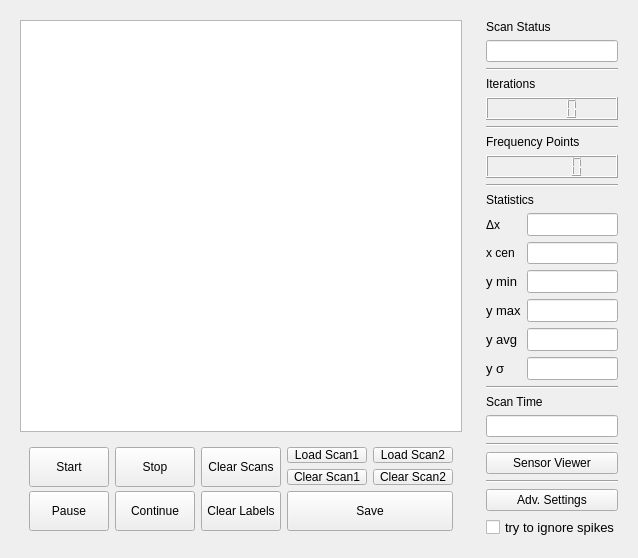
      <widget class="QWidget" name="tab_FreqScan">
       <attribute name="title">
        <string>Freq. Scan</string>
       </attribute>
       <attribute name="toolTip">
        <string>&lt;html&gt;&lt;head/&gt;&lt;body&gt;&lt;p&gt;&lt;span style=&quot; font-weight:600;&quot;&gt;CASAC GUI - Frequency Scan&lt;/span&gt;&lt;/p&gt;&lt;p&gt;&lt;span style=&quot; font-style:italic;&quot;&gt;Usage&lt;/span&gt;:&lt;br/&gt;Provides the primary function of the GUI: sweeping back and forth, to achieve&lt;br/&gt;sweep-averaged scans.&lt;/p&gt;&lt;p&gt;&lt;span style=&quot; font-style:italic;&quot;&gt;Keyboard Shortcuts&lt;/span&gt;:&lt;br/&gt;Escape - Exit the GUI&lt;br/&gt;Ctrl+PgDwn / Ctrl+Tab - Next tab&lt;br/&gt;Ctrl+PgUp / Ctrl+Shift+Tab - Previous tab&lt;br/&gt;Ctrl+A - Autoscale the plot&lt;br/&gt;Ctrl+L - Load a previous scan to overlay on the plot&lt;br/&gt;Ctrl+S - Save the current (running averaged) scan&lt;br/&gt;Ctrl+Z - Delete the last-added plot marker (i.e. undo)&lt;br/&gt;Return - Start/stop the scan&lt;br/&gt;Spacebar - Pause/continue the scan&lt;br/&gt;Delete - Clear labels&lt;br/&gt;Shift+Delete - Clear scans&lt;/p&gt;&lt;p&gt;&lt;span style=&quot; font-style:italic;&quot;&gt;Mouse Shortcuts&lt;/span&gt;:&lt;br/&gt;Shift+Hover - Show values of data at the nearest frequency point&lt;br/&gt;Shift+LeftClick - Add an overlaying window to request numerical statistics of that region&lt;br/&gt;Ctrl+LeftClick - Add XY label&lt;br/&gt;LeftClick+Drag - Pan the plot&lt;br/&gt;RightClick - View plot menu&lt;br/&gt;RightClick+Drag - Zoom the plot&lt;/p&gt;&lt;/body&gt;&lt;/html&gt;</string>
       </attribute>
       <layout class="QHBoxLayout" name="horizontalLayout_3">
        <item>
         <widget class="QFrame" name="frame_ScanPlotArea">
          <layout class="QVBoxLayout" name="verticalLayout_6">
           <item>
            <widget class="ScaledPlotWidget" name="ScanPlotFigure"/>
           </item>
           <item>
            <widget class="QFrame" name="frame_ScanPlotButtons">
             <property name="minimumSize">
              <size>
               <width>0</width>
               <height>100</height>
              </size>
             </property>
             <property name="maximumSize">
              <size>
               <width>16777215</width>
               <height>100</height>
              </size>
             </property>
             <layout class="QHBoxLayout" name="horizontalLayout_2">
              <item>
               <layout class="QGridLayout" name="layout_ScanPlotButtons">
                <item row="0" column="0">
                 <widget class="QPushButton" name="btn_ScanStart">
                  <property name="minimumSize">
                   <size>
                    <width>0</width>
                    <height>40</height>
                   </size>
                  </property>
                  <property name="text">
                   <string>Start</string>
                  </property>
                 </widget>
                </item>
                <item row="1" column="0">
                 <widget class="QPushButton" name="btn_ScanPause">
                  <property name="minimumSize">
                   <size>
                    <width>0</width>
                    <height>40</height>
                   </size>
                  </property>
                  <property name="text">
                   <string>Pause</string>
                  </property>
                 </widget>
                </item>
                <item row="0" column="1">
                 <widget class="QPushButton" name="btn_ScanStop">
                  <property name="minimumSize">
                   <size>
                    <width>0</width>
                    <height>40</height>
                   </size>
                  </property>
                  <property name="text">
                   <string>Stop</string>
                  </property>
                 </widget>
                </item>
                <item row="1" column="1">
                 <widget class="QPushButton" name="btn_ScanContinue">
                  <property name="minimumSize">
                   <size>
                    <width>0</width>
                    <height>40</height>
                   </size>
                  </property>
                  <property name="text">
                   <string>Continue</string>
                  </property>
                 </widget>
                </item>
                <item row="0" column="2">
                 <widget class="QPushButton" name="btn_ScanClearScans">
                  <property name="minimumSize">
                   <size>
                    <width>0</width>
                    <height>40</height>
                   </size>
                  </property>
                  <property name="text">
                   <string>Clear Scans</string>
                  </property>
                 </widget>
                </item>
                <item row="1" column="3">
                 <widget class="QPushButton" name="btn_ScanSave">
                  <property name="minimumSize">
                   <size>
                    <width>0</width>
                    <height>40</height>
                   </size>
                  </property>
                  <property name="text">
                   <string>Save</string>
                  </property>
                 </widget>
                </item>
                <item row="1" column="2">
                 <widget class="QPushButton" name="btn_ScanClearLabels">
                  <property name="minimumSize">
                   <size>
                    <width>0</width>
                    <height>40</height>
                   </size>
                  </property>
                  <property name="text">
                   <string>Clear Labels</string>
                  </property>
                 </widget>
                </item>
                <item row="0" column="3">
                 <layout class="QGridLayout" name="gridLayout_4">
                  <item row="1" column="0">
                   <widget class="QPushButton" name="btn_ScanClear1">
                    <property name="text">
                     <string>Clear Scan1</string>
                    </property>
                   </widget>
                  </item>
                  <item row="0" column="0">
                   <widget class="QPushButton" name="btn_ScanLoad1">
                    <property name="text">
                     <string>Load Scan1</string>
                    </property>
                   </widget>
                  </item>
                  <item row="0" column="1">
                   <widget class="QPushButton" name="btn_ScanLoad2">
                    <property name="text">
                     <string>Load Scan2</string>
                    </property>
                   </widget>
                  </item>
                  <item row="1" column="1">
                   <widget class="QPushButton" name="btn_ScanClear2">
                    <property name="text">
                     <string>Clear Scan2</string>
                    </property>
                   </widget>
                  </item>
                 </layout>
                </item>
               </layout>
              </item>
             </layout>
            </widget>
           </item>
          </layout>
         </widget>
        </item>
        <item>
         <widget class="QFrame" name="frame_ScanInfo">
          <property name="sizePolicy">
           <sizepolicy hsizetype="Fixed" vsizetype="Preferred">
            <horstretch>0</horstretch>
            <verstretch>0</verstretch>
           </sizepolicy>
          </property>
          <property name="minimumSize">
           <size>
            <width>120</width>
            <height>0</height>
           </size>
          </property>
          <property name="maximumSize">
           <size>
            <width>150</width>
            <height>16777215</height>
           </size>
          </property>
          <layout class="QVBoxLayout" name="verticalLayout_20">
           <item>
            <widget class="QLabel" name="label_ScanStatus">
             <property name="text">
              <string>Scan Status</string>
             </property>
            </widget>
           </item>
           <item>
            <widget class="QLineEdit" name="txt_ScanStatus">
             <property name="readOnly">
              <bool>true</bool>
             </property>
            </widget>
           </item>
           <item>
            <widget class="Line" name="line_4">
             <property name="orientation">
              <enum>Qt::Horizontal</enum>
             </property>
            </widget>
           </item>
           <item>
            <widget class="QLabel" name="label_ScanIterations">
             <property name="text">
              <string>Iterations</string>
             </property>
            </widget>
           </item>
           <item>
            <widget class="QLCDNumber" name="lcd_ScanIterations"/>
           </item>
           <item>
            <widget class="Line" name="line_3">
             <property name="orientation">
              <enum>Qt::Horizontal</enum>
             </property>
            </widget>
           </item>
           <item>
            <widget class="QLabel" name="label_ScanFreqPnts">
             <property name="text">
              <string>Frequency Points</string>
             </property>
            </widget>
           </item>
           <item>
            <widget class="QLCDNumber" name="lcd_ScanFreqPnts">
             <property name="numDigits">
              <number>6</number>
             </property>
            </widget>
           </item>
           <item>
            <widget class="Line" name="line_2">
             <property name="orientation">
              <enum>Qt::Horizontal</enum>
             </property>
            </widget>
           </item>
           <item>
            <widget class="QLabel" name="label_ScanStats">
             <property name="text">
              <string>Statistics</string>
             </property>
            </widget>
           </item>
           <item>
            <layout class="QFormLayout" name="layout_ScanStats">
             <item row="2" column="0">
              <widget class="QLabel" name="label_ScanMin">
               <property name="font">
                <font>
                 <pointsize>10</pointsize>
                </font>
               </property>
               <property name="text">
                <string>y min</string>
               </property>
              </widget>
             </item>
             <item row="2" column="1">
              <widget class="QLineEdit" name="txt_ScanMin">
               <property name="font">
                <font>
                 <pointsize>10</pointsize>
                </font>
               </property>
              </widget>
             </item>
             <item row="3" column="0">
              <widget class="QLabel" name="label_ScanMax">
               <property name="font">
                <font>
                 <pointsize>10</pointsize>
                </font>
               </property>
               <property name="text">
                <string>y max</string>
               </property>
              </widget>
             </item>
             <item row="3" column="1">
              <widget class="QLineEdit" name="txt_ScanMax">
               <property name="font">
                <font>
                 <pointsize>10</pointsize>
                </font>
               </property>
              </widget>
             </item>
             <item row="4" column="0">
              <widget class="QLabel" name="label_ScanAvg">
               <property name="font">
                <font>
                 <pointsize>10</pointsize>
                </font>
               </property>
               <property name="text">
                <string>y avg</string>
               </property>
              </widget>
             </item>
             <item row="5" column="0">
              <widget class="QLabel" name="label_ScanDev">
               <property name="font">
                <font>
                 <pointsize>10</pointsize>
                </font>
               </property>
               <property name="text">
                <string>y σ</string>
               </property>
              </widget>
             </item>
             <item row="4" column="1">
              <widget class="QLineEdit" name="txt_ScanAvg">
               <property name="font">
                <font>
                 <pointsize>10</pointsize>
                </font>
               </property>
              </widget>
             </item>
             <item row="5" column="1">
              <widget class="QLineEdit" name="txt_ScanDev">
               <property name="font">
                <font>
                 <pointsize>10</pointsize>
                </font>
               </property>
              </widget>
             </item>
             <item row="0" column="0">
              <widget class="QLabel" name="label_ScanDelta">
               <property name="text">
                <string>Δx</string>
               </property>
              </widget>
             </item>
             <item row="0" column="1">
              <widget class="QLineEdit" name="txt_ScanDelta">
               <property name="font">
                <font>
                 <pointsize>10</pointsize>
                </font>
               </property>
              </widget>
             </item>
             <item row="1" column="0">
              <widget class="QLabel" name="label_ScanCenter">
               <property name="text">
                <string>x cen</string>
               </property>
              </widget>
             </item>
             <item row="1" column="1">
              <widget class="QLineEdit" name="txt_ScanCenter">
               <property name="font">
                <font>
                 <pointsize>9</pointsize>
                </font>
               </property>
              </widget>
             </item>
            </layout>
           </item>
           <item>
            <widget class="Line" name="line_27">
             <property name="orientation">
              <enum>Qt::Horizontal</enum>
             </property>
            </widget>
           </item>
           <item>
            <widget class="QLabel" name="label_ScanTime">
             <property name="text">
              <string>Scan Time</string>
             </property>
            </widget>
           </item>
           <item>
            <widget class="QLineEdit" name="txt_ScanTime">
             <property name="readOnly">
              <bool>true</bool>
             </property>
            </widget>
           </item>
           <item>
            <widget class="Line" name="line">
             <property name="orientation">
              <enum>Qt::Horizontal</enum>
             </property>
            </widget>
           </item>
           <item>
            <widget class="QPushButton" name="btn_OpenSensorViewer">
             <property name="text">
              <string>Sensor Viewer</string>
             </property>
            </widget>
           </item>
           <item>
            <widget class="Line" name="line_28">
             <property name="orientation">
              <enum>Qt::Horizontal</enum>
             </property>
            </widget>
           </item>
           <item>
            <widget class="QPushButton" name="btn_AdvSettingsScan">
             <property name="text">
              <string>Adv. Settings</string>
             </property>
            </widget>
           </item>
           <item>
            <widget class="QCheckBox" name="check_ignoreSpikes">
             <property name="font">
              <font>
               <pointsize>10</pointsize>
              </font>
             </property>
             <property name="text">
              <string>try to ignore spikes</string>
             </property>
            </widget>
           </item>
          </layout>
         </widget>
        </item>
       </layout>
      </widget>
